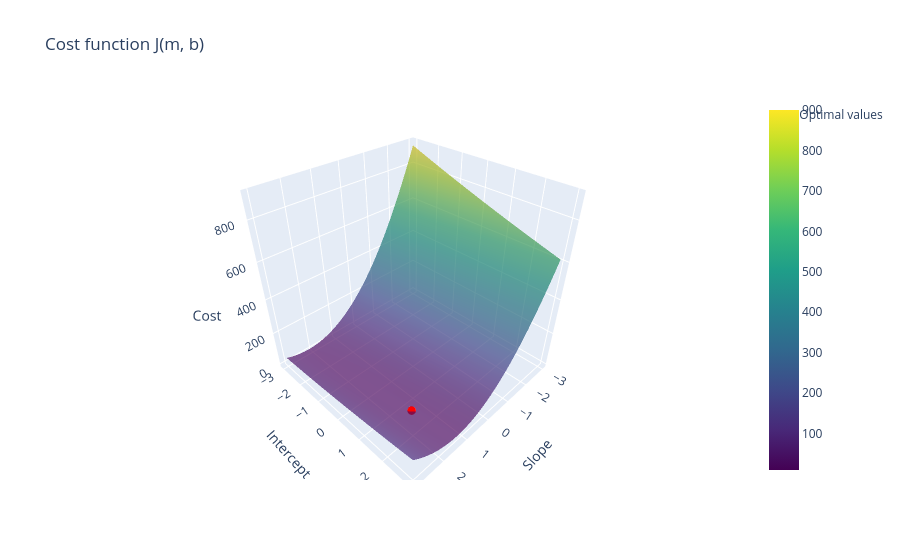

Notebook source saved alongside this figure:
### Markdown cell above
##### **3D Plot of the Cost Function with Plotly**

### Code cell
import plotly.graph_objects as go

fig = go.Figure(data=[
    go.Surface(
        z=costs,
        x=M_vals,
        y=B_vals,
        colorscale='Viridis',
        opacity=0.7,
        name='Cost function J(m, b)'
    ),
    go.Scatter3d(
        x=m_lowest_cost,
        y=b_lowest_cost,
        z=[lowest_cost],
        mode='markers',
        marker=dict(
            size=5,
            color='red',
            opacity=1
        ),
        name='Optimal values'
    )
])
fig.update_layout(
    title='Cost function J(m, b)',
    scene=dict(
        xaxis_title='Slope',
        yaxis_title='Intercept',
        zaxis_title='Cost'
    ),
    showlegend=True
)
fig.show()

### Figure 1 — Plotly figure (JSON) as saved in the notebook; plotly's stock layout.template omitted (floating-point values rounded to 4 significant figures; data arrays with more than 128 entries replaced by an {"elided": "..."} marker saying what was removed)
{"data": [{"colorscale": [[0, "#440154"], [0.1111, "#482878"], [0.2222, "#3e4989"], [0.3333, "#31688e"], [0.4444, "#26828e"], [0.5556, "#1f9e89"], [0.6667, "#35b779"], [0.7778, "#6ece58"], [0.8889, "#b5de2b"], [1, "#fde725"]], "name": "Cost function J(m, b)", "opacity": 0.7, "type": "surface", "x": {"elided": "100x100 float values"}, "y": {"elided": "100x100 float values"}, "z": {"elided": "100x100 float values"}}, {"marker": {"color": "red", "opacity": 1, "size": 5}, "mode": "markers", "name": "Optimal values", "type": "scatter3d", "x": [1.485], "y": [1.424], "z": [9.47]}], "layout": {"scene": {"xaxis": {"title": {"text": "Slope"}}, "yaxis": {"title": {"text": "Intercept"}}, "zaxis": {"title": {"text": "Cost"}}}, "showlegend": true, "title": {"text": "Cost function J(m, b)"}}}
